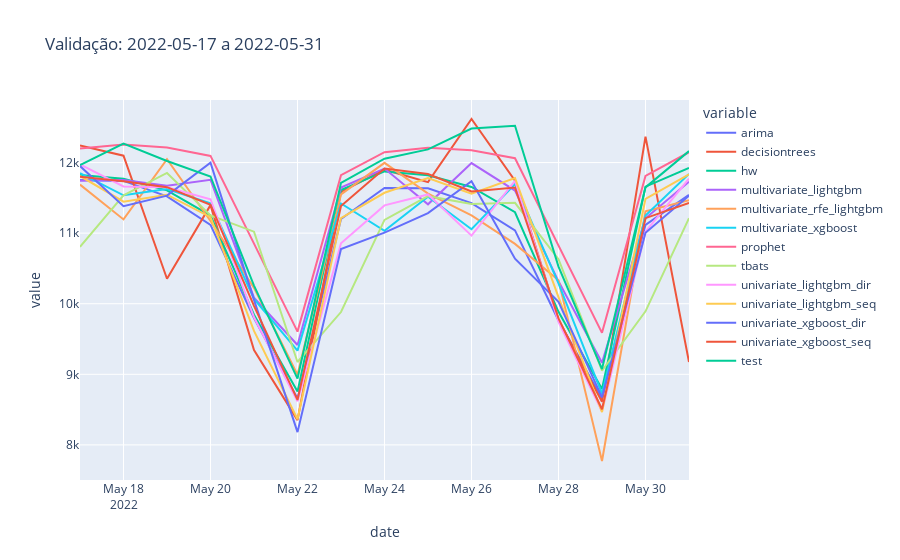

This figure's notebook cell:
### Code cell
# plot using plotly express
df3 = df2.reset_index().melt(id_vars = "date")
px.line(df3, x = "date", y = "value", color= "variable", title=f"Validação: {date_init} a {date_end}")

### Figure 1 — Plotly figure (JSON) as saved in the notebook; plotly's stock layout.template omitted (floating-point values rounded to 4 significant figures)
{"data": [{"hovertemplate": "variable=arima<br>date=%{x}<br>value=%{y}<extra></extra>", "legendgroup": "arima", "line": {"color": "#636efa", "dash": "solid"}, "marker": {"symbol": "circle"}, "mode": "lines", "name": "arima", "orientation": "v", "showlegend": true, "type": "scatter", "x": ["2022-05-17", "2022-05-18", "2022-05-19", "2022-05-20", "2022-05-21", "2022-05-22", "2022-05-23", "2022-05-24", "2022-05-25", "2022-05-26", "2022-05-27", "2022-05-28", "2022-05-29", "2022-05-30", "2022-05-31"], "xaxis": "x", "y": [11750.0, 11740.0, 11520.0, 11120.0, 9799.0, 8657.0, 11200.0, 11640.0, 11640.0, 11430.0, 11040.0, 9763.0, 8655.0, 11120.0, 11540.0], "yaxis": "y"}, {"hovertemplate": "variable=decisiontrees<br>date=%{x}<br>value=%{y}<extra></extra>", "legendgroup": "decisiontrees", "line": {"color": "#EF553B", "dash": "solid"}, "marker": {"symbol": "circle"}, "mode": "lines", "name": "decisiontrees", "orientation": "v", "showlegend": true, "type": "scatter", "x": ["2022-05-17", "2022-05-18", "2022-05-19", "2022-05-20", "2022-05-21", "2022-05-22", "2022-05-23", "2022-05-24", "2022-05-25", "2022-05-26", "2022-05-27", "2022-05-28", "2022-05-29", "2022-05-30", "2022-05-31"], "xaxis": "x", "y": [12240.0, 12100.0, 10350.0, 11400.0, 9344.0, 8350.0, 11580.0, 11900.0, 11720.0, 12620.0, 11740.0, 9773.0, 8612.0, 12370.0, 9173.0], "yaxis": "y"}, {"hovertemplate": "variable=hw<br>date=%{x}<br>value=%{y}<extra></extra>", "legendgroup": "hw", "line": {"color": "#00cc96", "dash": "solid"}, "marker": {"symbol": "circle"}, "mode": "lines", "name": "hw", "orientation": "v", "showlegend": true, "type": "scatter", "x": ["2022-05-17", "2022-05-18", "2022-05-19", "2022-05-20", "2022-05-21", "2022-05-22", "2022-05-23", "2022-05-24", "2022-05-25", "2022-05-26", "2022-05-27", "2022-05-28", "2022-05-29", "2022-05-30", "2022-05-31"], "xaxis": "x", "y": [11820.0, 11770.0, 11610.0, 11250.0, 9844.0, 8755.0, 11610.0, 11870.0, 11820.0, 11650.0, 11300.0, 9885.0, 8791.0, 11660.0, 11920.0], "yaxis": "y"}, {"hovertemplate": "variable=multivariate_lightgbm<br>date=%{x}<br>value=%{y}<extra></extra>", "legendgroup": "multivariate_lightgbm", "line": {"color": "#ab63fa", "dash": "solid"}, "marker": {"symbol": "circle"}, "mode": "lines", "name": "multivariate_lightgbm", "orientation": "v", "showlegend": true, "type": "scatter", "x": ["2022-05-17", "2022-05-18", "2022-05-19", "2022-05-20", "2022-05-21", "2022-05-22", "2022-05-23", "2022-05-24", "2022-05-25", "2022-05-26", "2022-05-27", "2022-05-28", "2022-05-29", "2022-05-30", "2022-05-31"], "xaxis": "x", "y": [11740.0, 11750.0, 11670.0, 11760.0, 10090.0, 9414.0, 11650.0, 11910.0, 11410.0, 11990.0, 11600.0, 10320.0, 9164.0, 11210.0, 11730.0], "yaxis": "y"}, {"hovertemplate": "variable=multivariate_rfe_lightgbm<br>date=%{x}<br>value=%{y}<extra></extra>", "legendgroup": "multivariate_rfe_lightgbm", "line": {"color": "#FFA15A", "dash": "solid"}, "marker": {"symbol": "circle"}, "mode": "lines", "name": "multivariate_rfe_lightgbm", "orientation": "v", "showlegend": true, "type": "scatter", "x": ["2022-05-17", "2022-05-18", "2022-05-19", "2022-05-20", "2022-05-21", "2022-05-22", "2022-05-23", "2022-05-24", "2022-05-25", "2022-05-26", "2022-05-27", "2022-05-28", "2022-05-29", "2022-05-30", "2022-05-31"], "xaxis": "x", "y": [11690.0, 11190.0, 12050.0, 11170.0, 10220.0, 8995.0, 11550.0, 12000.0, 11560.0, 11250.0, 10850.0, 10330.0, 7772.0, 11310.0, 11470.0], "yaxis": "y"}, {"hovertemplate": "variable=multivariate_xgboost<br>date=%{x}<br>value=%{y}<extra></extra>", "legendgroup": "multivariate_xgboost", "line": {"color": "#19d3f3", "dash": "solid"}, "marker": {"symbol": "circle"}, "mode": "lines", "name": "multivariate_xgboost", "orientation": "v", "showlegend": true, "type": "scatter", "x": ["2022-05-17", "2022-05-18", "2022-05-19", "2022-05-20", "2022-05-21", "2022-05-22", "2022-05-23", "2022-05-24", "2022-05-25", "2022-05-26", "2022-05-27", "2022-05-28", "2022-05-29", "2022-05-30", "2022-05-31"], "xaxis": "x", "y": [11850.0, 11540.0, 11630.0, 11420.0, 10070.0, 9335.0, 11420.0, 11030.0, 11520.0, 11050.0, 11690.0, 10290.0, 8725.0, 11250.0, 11840.0], "yaxis": "y"}, {"hovertemplate": "variable=prophet<br>date=%{x}<br>value=%{y}<extra></extra>", "legendgroup": "prophet", "line": {"color": "#FF6692", "dash": "solid"}, "marker": {"symbol": "circle"}, "mode": "lines", "name": "prophet", "orientation": "v", "showlegend": true, "type": "scatter", "x": ["2022-05-17", "2022-05-18", "2022-05-19", "2022-05-20", "2022-05-21", "2022-05-22", "2022-05-23", "2022-05-24", "2022-05-25", "2022-05-26", "2022-05-27", "2022-05-28", "2022-05-29", "2022-05-30", "2022-05-31"], "xaxis": "x", "y": [12200.0, 12260.0, 12210.0, 12090.0, 10850.0, 9604.0, 11820.0, 12150.0, 12210.0, 12170.0, 12060.0, 10830.0, 9587.0, 11810.0, 12150.0], "yaxis": "y"}, {"hovertemplate": "variable=tbats<br>date=%{x}<br>value=%{y}<extra></extra>", "legendgroup": "tbats", "line": {"color": "#B6E880", "dash": "solid"}, "marker": {"symbol": "circle"}, "mode": "lines", "name": "tbats", "orientation": "v", "showlegend": true, "type": "scatter", "x": ["2022-05-17", "2022-05-18", "2022-05-19", "2022-05-20", "2022-05-21", "2022-05-22", "2022-05-23", "2022-05-24", "2022-05-25", "2022-05-26", "2022-05-27", "2022-05-28", "2022-05-29", "2022-05-30", "2022-05-31"], "xaxis": "x", "y": [10810.0, 11530.0, 11850.0, 11250.0, 11020.0, 9174.0, 9882.0, 11190.0, 11520.0, 11410.0, 11430.0, 10630.0, 9051.0, 9893.0, 11210.0], "yaxis": "y"}, {"hovertemplate": "variable=univariate_lightgbm_dir<br>date=%{x}<br>value=%{y}<extra></extra>", "legendgroup": "univariate_lightgbm_dir", "line": {"color": "#FF97FF", "dash": "solid"}, "marker": {"symbol": "circle"}, "mode": "lines", "name": "univariate_lightgbm_dir", "orientation": "v", "showlegend": true, "type": "scatter", "x": ["2022-05-17", "2022-05-18", "2022-05-19", "2022-05-20", "2022-05-21", "2022-05-22", "2022-05-23", "2022-05-24", "2022-05-25", "2022-05-26", "2022-05-27", "2022-05-28", "2022-05-29", "2022-05-30", "2022-05-31"], "xaxis": "x", "y": [11980.0, 11660.0, 11650.0, 11480.0, 9808.0, 8618.0, 10860.0, 11390.0, 11550.0, 10960.0, 11740.0, 9743.0, 8471.0, 11020.0, 11770.0], "yaxis": "y"}, {"hovertemplate": "variable=univariate_lightgbm_seq<br>date=%{x}<br>value=%{y}<extra></extra>", "legendgroup": "univariate_lightgbm_seq", "line": {"color": "#FECB52", "dash": "solid"}, "marker": {"symbol": "circle"}, "mode": "lines", "name": "univariate_lightgbm_seq", "orientation": "v", "showlegend": true, "type": "scatter", "x": ["2022-05-17", "2022-05-18", "2022-05-19", "2022-05-20", "2022-05-21", "2022-05-22", "2022-05-23", "2022-05-24", "2022-05-25", "2022-05-26", "2022-05-27", "2022-05-28", "2022-05-29", "2022-05-30", "2022-05-31"], "xaxis": "x", "y": [11810.0, 11450.0, 11550.0, 11230.0, 9615.0, 8363.0, 11210.0, 11570.0, 11780.0, 11560.0, 11780.0, 10090.0, 8465.0, 11490.0, 11830.0], "yaxis": "y"}, {"hovertemplate": "variable=univariate_xgboost_dir<br>date=%{x}<br>value=%{y}<extra></extra>", "legendgroup": "univariate_xgboost_dir", "line": {"color": "#636efa", "dash": "solid"}, "marker": {"symbol": "circle"}, "mode": "lines", "name": "univariate_xgboost_dir", "orientation": "v", "showlegend": true, "type": "scatter", "x": ["2022-05-17", "2022-05-18", "2022-05-19", "2022-05-20", "2022-05-21", "2022-05-22", "2022-05-23", "2022-05-24", "2022-05-25", "2022-05-26", "2022-05-27", "2022-05-28", "2022-05-29", "2022-05-30", "2022-05-31"], "xaxis": "x", "y": [11950.0, 11380.0, 11530.0, 12000.0, 10050.0, 8181.0, 10780.0, 11010.0, 11280.0, 11740.0, 10640.0, 10030.0, 8674.0, 11000.0, 11530.0], "yaxis": "y"}, {"hovertemplate": "variable=univariate_xgboost_seq<br>date=%{x}<br>value=%{y}<extra></extra>", "legendgroup": "univariate_xgboost_seq", "line": {"color": "#EF553B", "dash": "solid"}, "marker": {"symbol": "circle"}, "mode": "lines", "name": "univariate_xgboost_seq", "orientation": "v", "showlegend": true, "type": "scatter", "x": ["2022-05-17", "2022-05-18", "2022-05-19", "2022-05-20", "2022-05-21", "2022-05-22", "2022-05-23", "2022-05-24", "2022-05-25", "2022-05-26", "2022-05-27", "2022-05-28", "2022-05-29", "2022-05-30", "2022-05-31"], "xaxis": "x", "y": [11800.0, 11730.0, 11650.0, 11400.0, 9970.0, 8637.0, 11380.0, 11920.0, 11840.0, 11590.0, 11650.0, 9792.0, 8505.0, 11210.0, 11430.0], "yaxis": "y"}, {"hovertemplate": "variable=test<br>date=%{x}<br>value=%{y}<extra></extra>", "legendgroup": "test", "line": {"color": "#00cc96", "dash": "solid"}, "marker": {"symbol": "circle"}, "mode": "lines", "name": "test", "orientation": "v", "showlegend": true, "type": "scatter", "x": ["2022-05-17", "2022-05-18", "2022-05-19", "2022-05-20", "2022-05-21", "2022-05-22", "2022-05-23", "2022-05-24", "2022-05-25", "2022-05-26", "2022-05-27", "2022-05-28", "2022-05-29", "2022-05-30", "2022-05-31"], "xaxis": "x", "y": [11960.0, 12270.0, 12020.0, 11800.0, 10260.0, 8939.0, 11710.0, 12050.0, 12190.0, 12480.0, 12520.0, 10530.0, 9074.0, 11650.0, 12160.0], "yaxis": "y"}], "layout": {"legend": {"title": {"text": "variable"}, "tracegroupgap": 0}, "title": {"text": "Validação: 2022-05-17 a 2022-05-31"}, "xaxis": {"anchor": "y", "domain": [0, 1], "title": {"text": "date"}}, "yaxis": {"anchor": "x", "domain": [0, 1], "title": {"text": "value"}}}}
